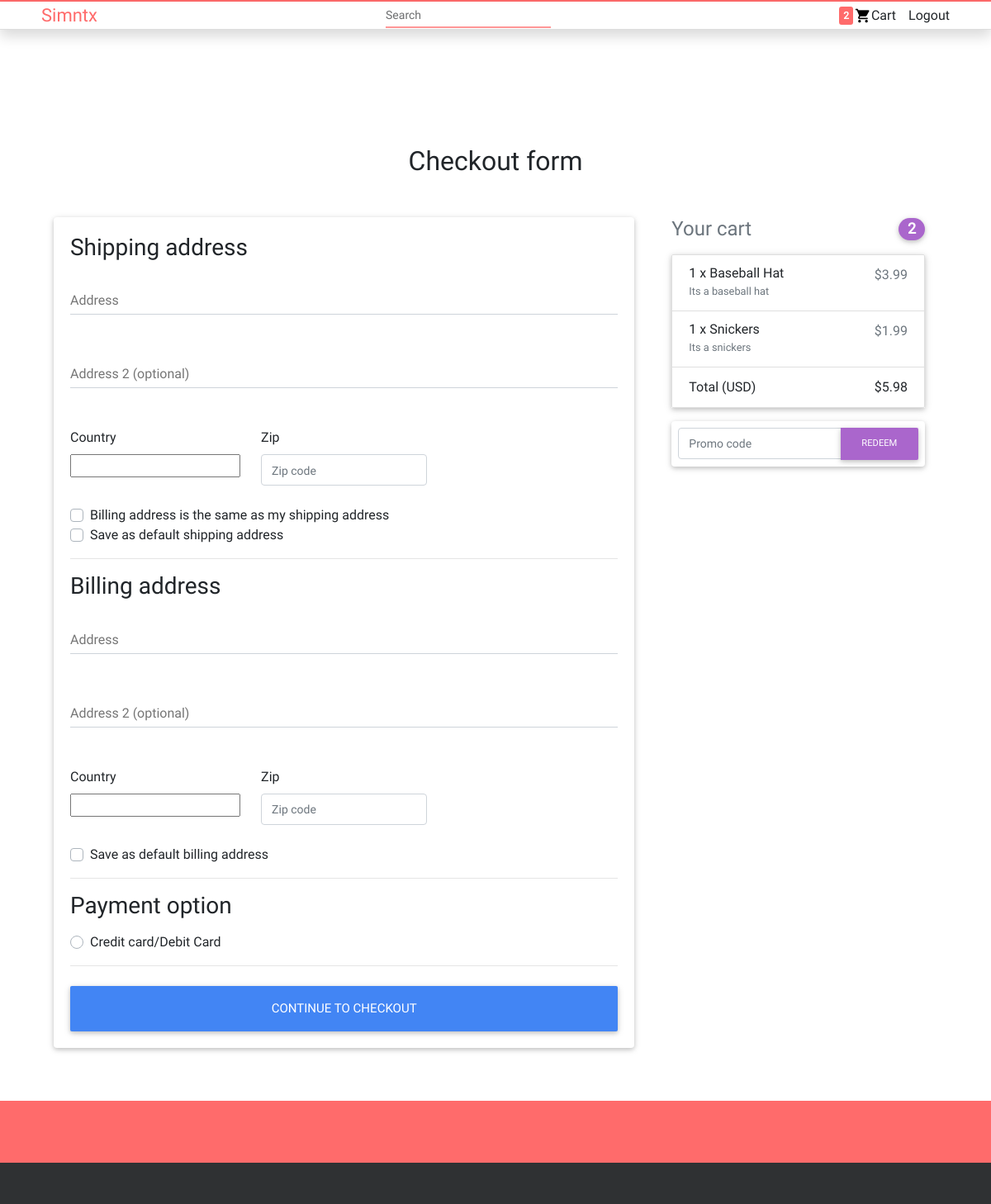
/checkout/ (signed in), run on an earlier commit of the app's database.
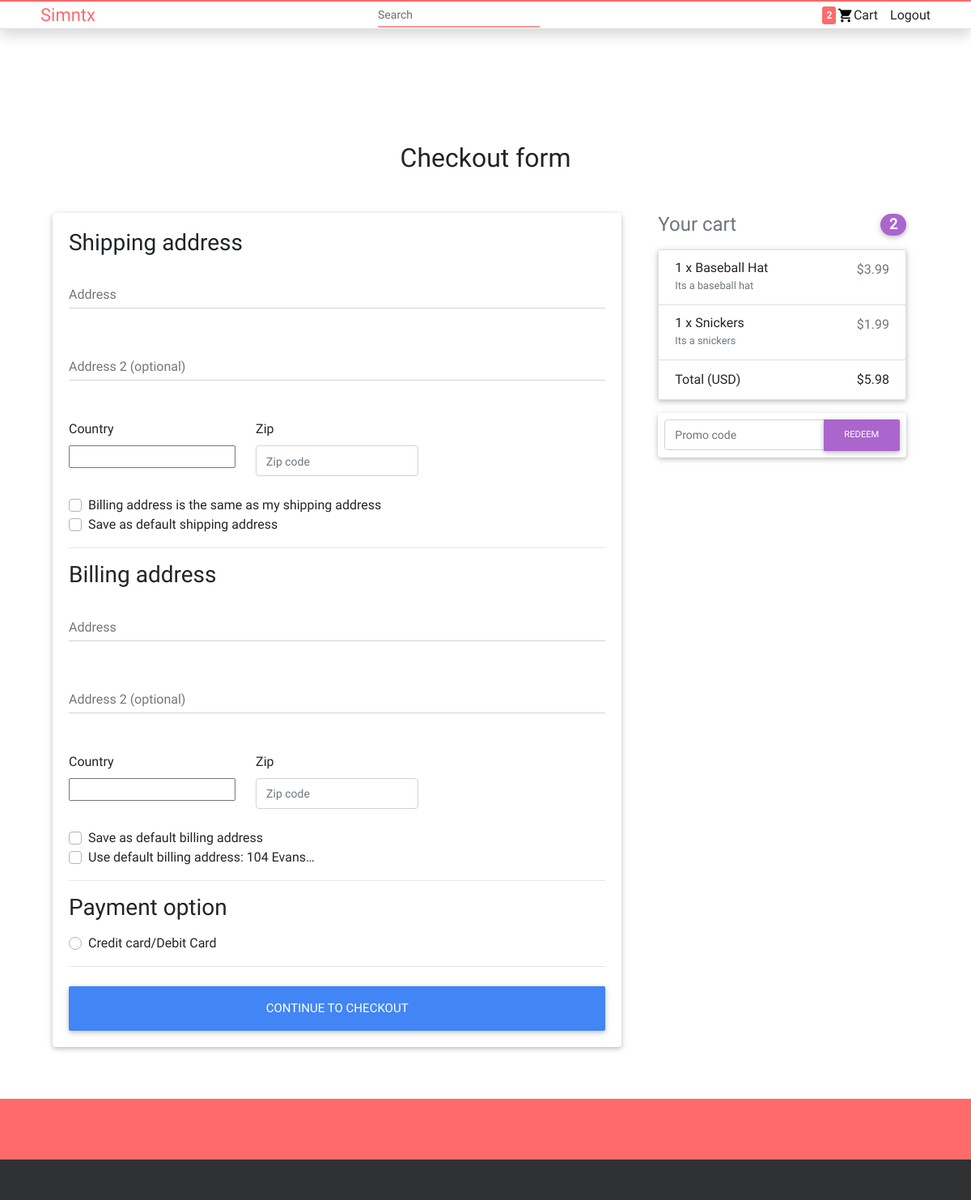
And on a later commit of the database.
### core/models.py (models this page shows, shortened)
class Address(models.Model):
    user = models.ForeignKey(settings.AUTH_USER_MODEL, on_delete=models.CASCADE)
    street_address = models.CharField(max_length=100)
    apartment_address = models.CharField(max_length=100)
    country = CountryField(multiple=False)
    zip = models.CharField(max_length=100)
    address_type = models.CharField(max_length=1, choices=ADDRESS_CHOICES)
    default = models.BooleanField(default=False)
    class Meta:
        verbose_name_plural = 'Addresses'

### core/views.py (the view, shortened to what this page needs)
# urls.py: path('checkout/', views.CheckoutView.as_view(), name='checkout'),
class CheckoutView(View):
    def get(self, *args, **kwargs):
        try:
            order = Order.objects.get(user=self.request.user, ordered=False)
            form = CheckoutForm()
            context = {
                'form': form,
                'couponform': CouponForm(),
                'order': order,
                'DISPLAY_COUPON_FORM': True
            }
            shipping_address_qs = Address.objects.filter(
                user=self.request.user,
                address_type='S',
                default=True
            )
            if shipping_address_qs.exists():
                context.update(
                    {'default_shipping_address': shipping_address_qs[0]})
            billing_address_qs = Address.objects.filter(
                user=self.request.user,
                address_type='B',
                default=True
            )
            if billing_address_qs.exists():
                context.update(
                    {'default_billing_address': billing_address_qs[0]})
            return render(self.request, "checkout.html", context)
        except ObjectDoesNotExist:
            messages.info(self.request, "You do not have an active order")
            return redirect("core:checkout")

### core/forms.py
class CheckoutForm(forms.Form):
    shipping_address = forms.CharField(required=False)
    shipping_address2 = forms.CharField(required=False)
    shipping_country = CountryField(blank_label='(select country)').formfield(
        required=False,
        widget=CountrySelectWidget(attrs={
            'class': 'custom-select d-block w-100',
        }))
    shipping_zip = forms.CharField(required=False)
    billing_address = forms.CharField(required=False)
    billing_address2 = forms.CharField(required=False)
    billing_country = CountryField(blank_label='(select country)').formfield(
        required=False,
        widget=CountrySelectWidget(attrs={
            'class': 'custom-select d-block w-100',
        }))
    billing_zip = forms.CharField(required=False)
    same_billing_address = forms.BooleanField(required=False)
    set_default_shipping = forms.BooleanField(required=False)
    use_default_shipping = forms.BooleanField(required=False)
    set_default_billing = forms.BooleanField(required=False)
    use_default_billing = forms.BooleanField(required=False)
    payment_option = forms.ChoiceField(
        widget=forms.RadioSelect, choices=PAYMENT_CHOICES)

### templates/checkout.html (shortened to what the changed rows need)
{% extends "base.html" %}
{% load crispy_forms_tags %}
{% block css %}
	{% include 'bootstrap_css.html' %}
{% endblock %}
{% block content %}
  <main >
    <div class="container wow fadeIn">
      <h2 class="my-5 h2 text-center">Checkout form</h2>
      <div class="row">
        <div class="col-md-8 mb-4">
          <div class="card">
            <form method="POST" class="card-body">
              {% if default_billing_address %}
              <div class="custom-control custom-checkbox">
                <label class="custom-control-label" for="use_default_billing">Use default billing address: {{ default_billing_address.street_address|truncatechars:10 }}</label>
              </div>
              {% endif %}
            </form>
          </div>
        </div>
      </div>
    </div>
  </main>
{% endblock content %}

What changed in the data, as far as the page shows it:
added Address: street_address "104 Evans…"
Also different on the page:
text now shown: "Use default billing address:"
